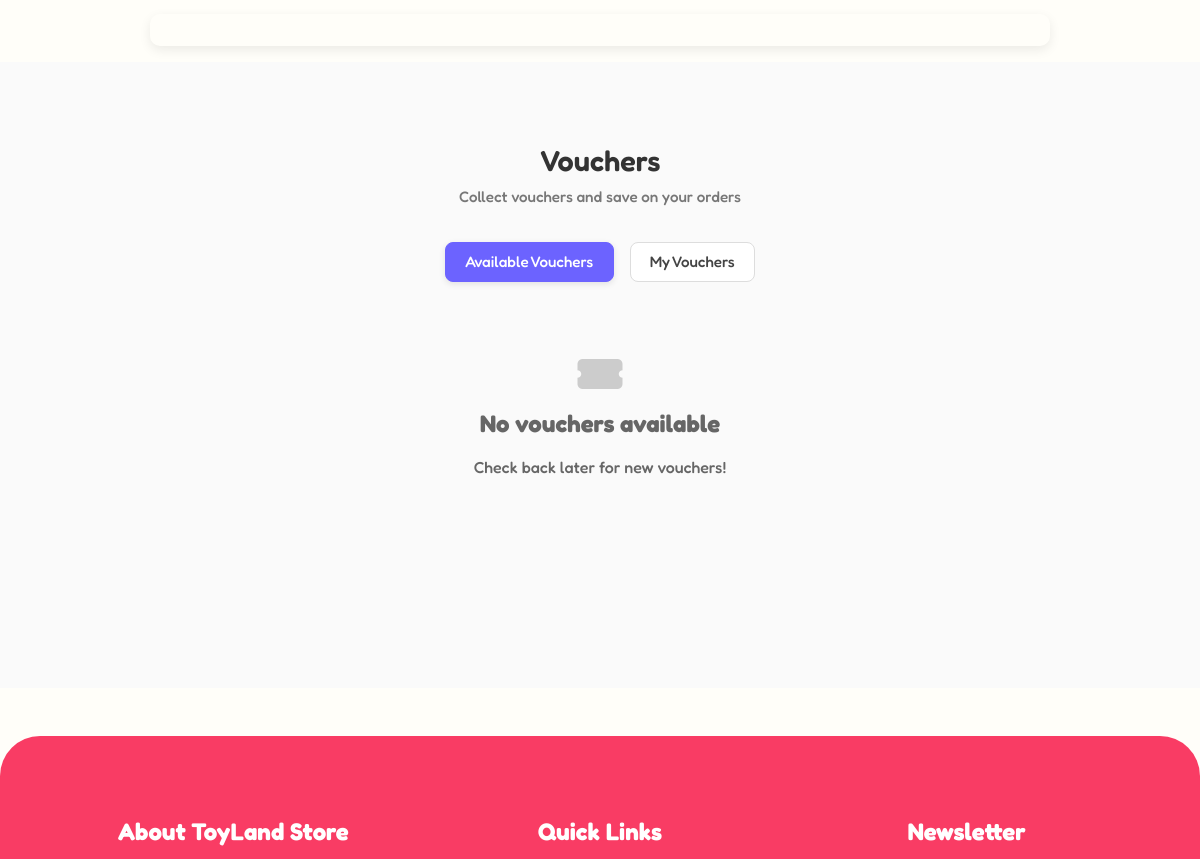
Page /root/public/vouchers.php (middle part) on the earlier database version.
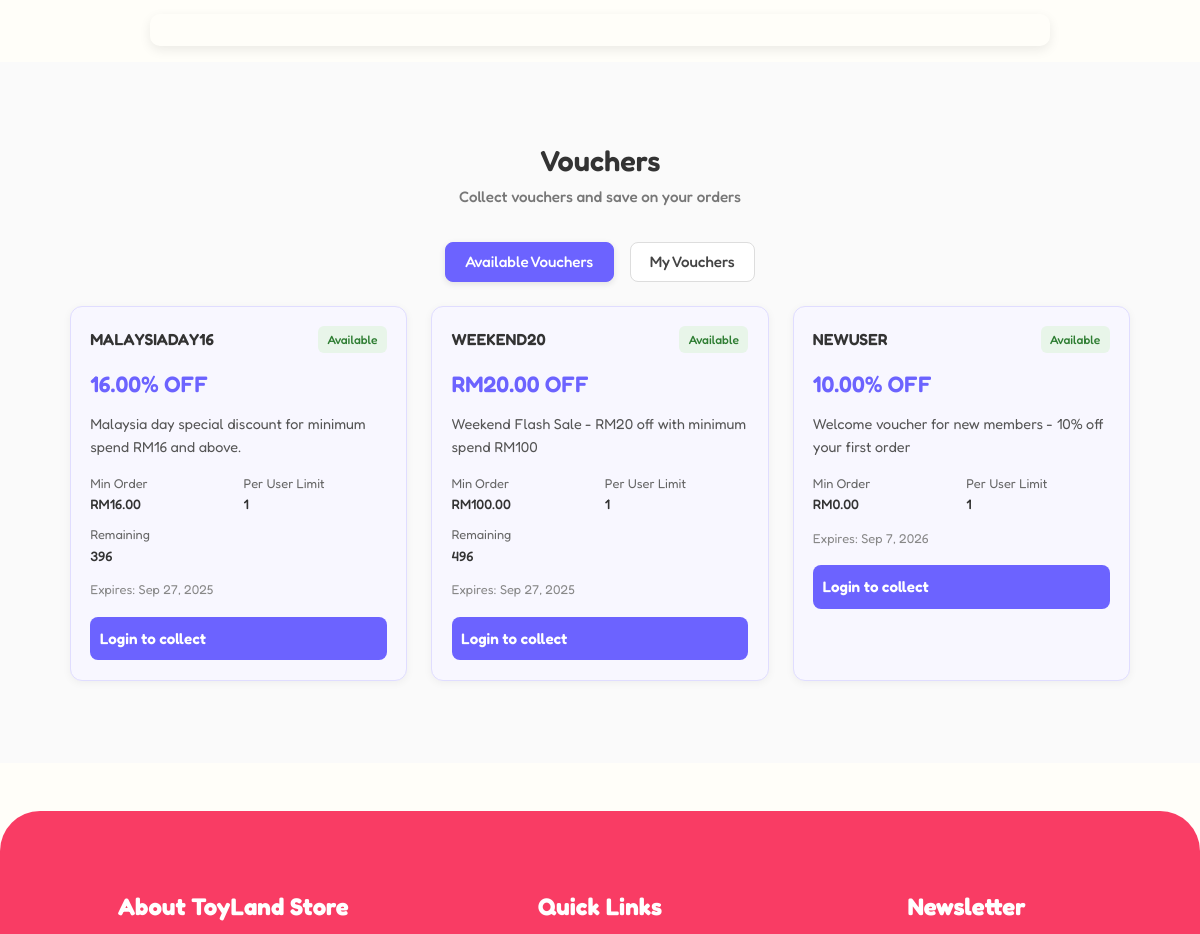
Same page on the later database version.
### tables this page shows
CREATE TABLE `vouchers` (
  `voucher_id` varchar(11) NOT NULL,
  `code` varchar(50) NOT NULL,
  `description` varchar(255) DEFAULT NULL,
  `discount_type` enum('percentage','fixed') NOT NULL,
  `discount_value` decimal(10,2) NOT NULL,
  `min_order_amount` decimal(10,2) DEFAULT 0.00,
  `start_date` datetime NOT NULL,
  `end_date` datetime NOT NULL,
  `usage_limit` int(11) DEFAULT 0,
  `per_user_limit` int(11) DEFAULT 1,
  `status` enum('scheduled','active','inactive','expired') NOT NULL DEFAULT 'scheduled',
  `created_by` varchar(11) DEFAULT NULL,
  `created_at` timestamp NOT NULL DEFAULT current_timestamp()
);

### root/public/vouchers.php (the view, shortened to what this page needs)
<?php
require_once '../includes/db.php';
$user_id = $_SESSION['user_id'] ?? null;
$stmt = $pdo->prepare("
    SELECT v.*,
           (SELECT COUNT(*) FROM user_vouchers WHERE voucher_id = v.voucher_id) as current_usage
    FROM vouchers v
    WHERE v.status = 'active'
      AND v.start_date <= NOW()
      AND v.end_date >= NOW()
      AND NOT EXISTS (
          SELECT 1 FROM user_vouchers uv
          WHERE uv.voucher_id = v.voucher_id AND uv.user_id = ?
      )
    ORDER BY v.created_at DESC
");
$stmt->execute([$user_id]);
$vouchers = $stmt->fetchAll(PDO::FETCH_ASSOC);
include '../includes/header.php';
?>
<div id="flash-message" class="flash-message"></div>
<section class="vouchers-section">
    <div class="container">
        <div class="vouchers-header">
            <h1>Vouchers</h1>
            <p>Collect vouchers and save on your orders</p>
        </div>
        <div class="vouchers-tabs">
            <button class="tab-btn active" data-tab="available">Available Vouchers</button>
            <button class="tab-btn" data-tab="my-vouchers">My Vouchers</button>
        </div>
        <div class="tab-content active" id="available-tab">
            <?php if (empty($vouchers)): ?>
                <div class="empty-state">
                    <i class="fas fa-ticket-alt"></i>
                    <h3>No vouchers available</h3>
                    <p>Check back later for new vouchers!</p>
                </div>
            <?php else: ?>
                <div class="vouchers-grid">
                    <?php foreach ($vouchers as $voucher): ?>
                        <?php
                        $canCollect = ($voucher['usage_limit'] == 0 || $voucher['current_usage'] < $voucher['usage_limit']);
                        $discountText = $voucher['discount_type'] == 'percentage'
                            ? $voucher['discount_value'] . '% OFF'
                            : 'RM' . number_format($voucher['discount_value'], 2) . ' OFF';
                        ?>
                        <div class="voucher-card available">
                             <div class="voucher-header">
                                <div class="voucher-code"><?= htmlspecialchars($voucher['code']) ?></div>
                                <div class="voucher-badge available">
                                    Available
                                </div>
                            </div>
                            <div class="discount-amount"><?= $discountText ?></div>
                            <div class="voucher-description">
                                <?= htmlspecialchars($voucher['description']) ?>
                            </div>
                            <div class="voucher-details">
                                <div class="detail-item">
                                    <span class="detail-label">Min Order</span>
                                    <span class="detail-value">RM<?= number_format($voucher['min_order_amount'], 2) ?></span>
                                </div>
                                <div class="detail-item">
                                    <span class="detail-label">Per User Limit</span>
                                    <span class="detail-value"><?= $voucher['per_user_limit'] ?></span>
                                </div>
                                <?php if ($voucher['usage_limit'] > 0): ?>
                                <div class="detail-item">
                                    <span class="detail-label">Remaining</span>
                                    <span class="detail-value"><?= $voucher['usage_limit'] - $voucher['current_usage'] ?></span>
                                </div>
                                <?php endif; ?>
                            </div>
                            <div class="voucher-expiry">
                                Expires: <?= date('M j, Y', strtotime($voucher['end_date'])) ?>
                            </div>
                            <?php if ($canCollect): ?>
                                <?php if ($user_id): ?>
                                <form method="post" style="margin: 0;">
                                    <input type="hidden" name="voucher_id" value="<?= $voucher['voucher_id'] ?>">
                                    <button type="submit" name="collect_voucher" class="collect-btn">
                                        Collect Voucher
                                    </button>
                                </form>
                                <?php else: ?>
                                    <a href="login.php?redirect=vouchers.php" class="collect-btn">
                                        Login to collect
                                    </a>
                                <?php endif; ?>
                            <?php else: ?>
                                <button class="collect-btn" disabled>
                                    Not Available
                                </button>
                            <?php endif; ?>
                        </div>
                    <?php endforeach; ?>
                </div>
            <?php endif; ?>
        </div>
    </div>
</section>
<?php include '../includes/footer.php'; ?>

### root/includes/header.php (shortened to what this page needs)
<?php
$current_dir = basename(dirname($_SERVER['SCRIPT_NAME']));
$is_subdirectory = in_array($current_dir, ['public', 'member', 'admin']);
$assets_path = $is_subdirectory ? '../assets' : 'assets';
?>
<!DOCTYPE html>
<html lang="en">
<head>
    <link rel="stylesheet" href="<?php echo $assets_path; ?>/css/style.css">
    <link rel="stylesheet" href="https://cdnjs.cloudflare.com/ajax/libs/font-awesome/6.0.0/css/all.min.css">
</head>
<body>

### root/includes/footer.php (shortened to what this page needs)
<footer class="main-footer">
    <div class="container">
        <div class="footer-content">
            <div class="footer-section">
                <h3>About ToyLand Store</h3>
            </div>
            <div class="footer-section">
                <h3>Quick Links</h3>
            </div>
            <div class="footer-section">
                <h3>Newsletter</h3>
            </div>
        </div>
    </div>
</footer>
</body>
</html>

Differences in the rows shown:
added vouchers: code "MALAYSIADAY16", discountText "16.00% OFF", description "Malaysia day special discount for minimum spend RM16 and above.", min_order_amount "16.00", per_user_limit "1", current_usage "396", end_date "Sep 27, 2025", usage_limit "Login to collect"
added vouchers: code "WEEKEND20", discountText "RM20.00 OFF", description "Weekend Flash Sale - RM20 off with minimum spend RM100", min_order_amount "100.00", per_user_limit "1", current_usage "496", end_date "Sep 27, 2025", usage_limit "Login to collect"
added vouchers: code "NEWUSER", discountText "10.00% OFF", description "Welcome voucher for new members - 10% off your first order", min_order_amount "0.00", per_user_limit "1", end_date "Sep 7, 2026", usage_limit "Login to collect"
Other differences:
text no longer shown: "No vouchers available Check back later for new vouchers!"
